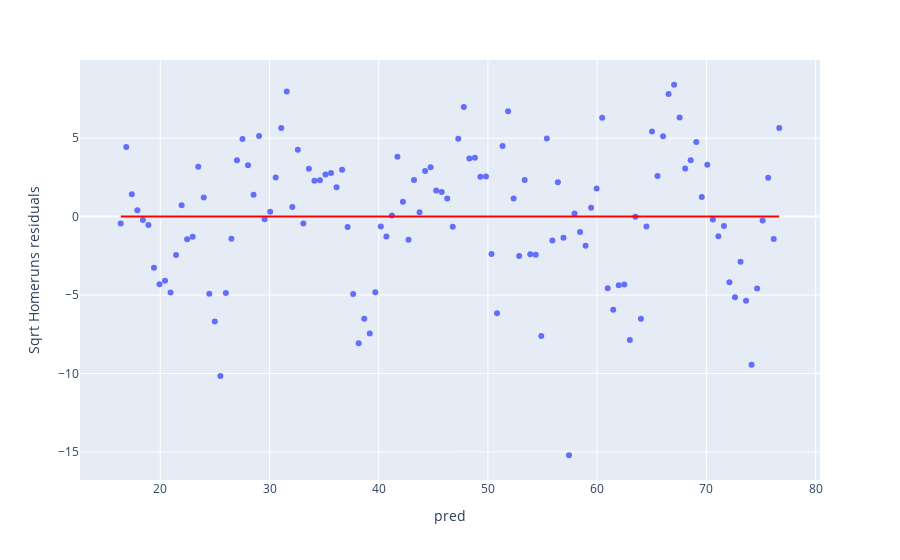

The notebook cell this image was saved under:
### Code cell
homeruns
# px.scatter(homeruns, x='Year', y='Homeruns', trendline="ols", trendline_color_override="red")

new_homeruns = homeruns.copy()
new_homeruns['Sqrt Homeruns'] = np.sqrt(new_homeruns['Homeruns'])
new_homeruns['Log Homeruns'] = np.log(new_homeruns['Homeruns'])
new_homeruns

px.scatter(new_homeruns, x='Year', y='Log Homeruns', trendline="ols", trendline_color_override="red")
create_residual_plot(new_homeruns, 'Year', 'Sqrt Homeruns')
